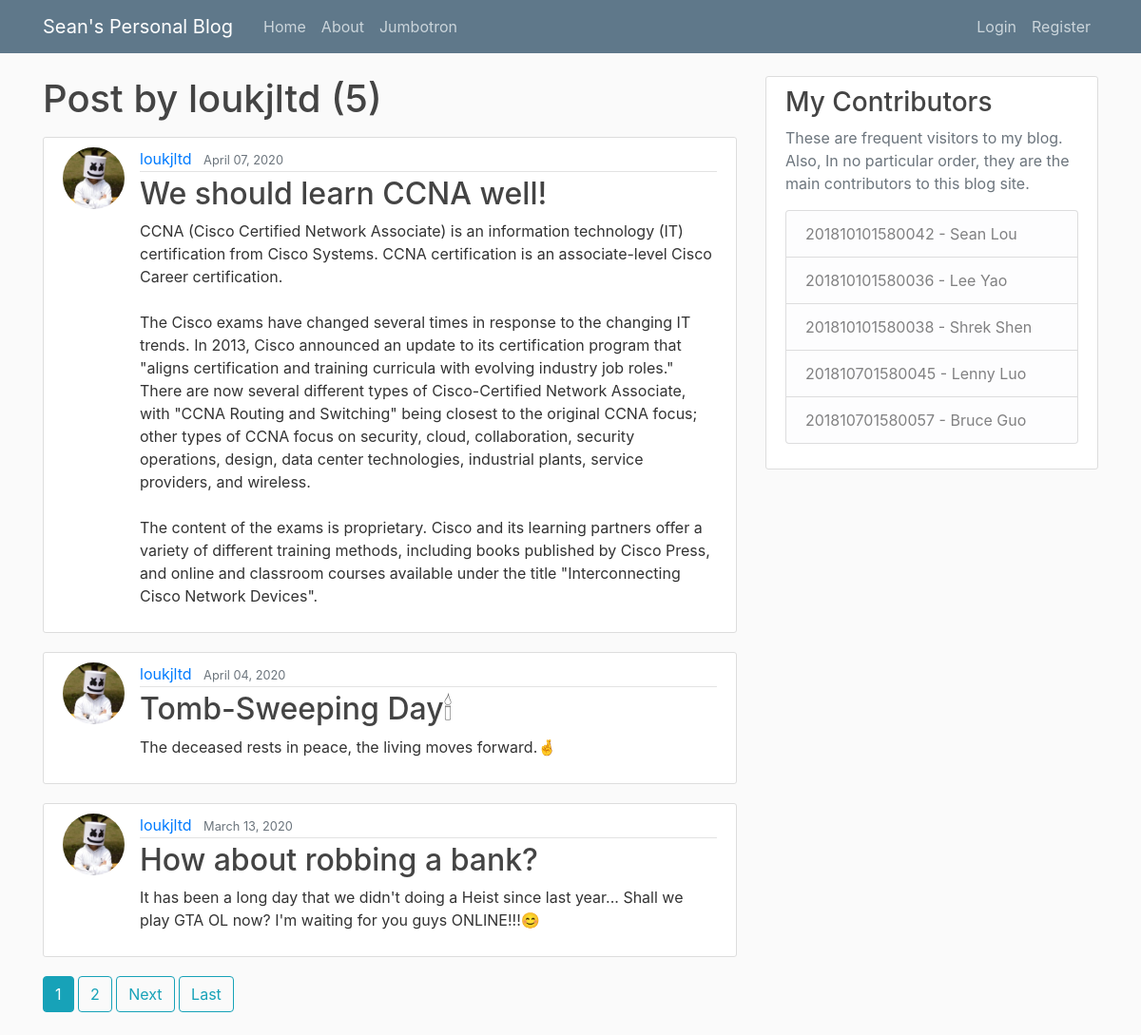
Page /user/loukjltd on the committed database.
### blog/models.py (models this page shows, shortened)
class Post(models.Model):
    title = models.CharField(max_length=100)
    content = models.TextField()
    date_posted = models.DateTimeField(default=timezone.now)
    author = models.ForeignKey(User, on_delete=models.CASCADE)

### users/models.py (models this page shows, shortened)
class Profile(models.Model):
    user = models.OneToOneField(User, on_delete=models.CASCADE)
    image = models.ImageField(default='default.jpg', upload_to='profile_pics')

### blog/views.py (the view)
# urls.py: path('user/<str:username>', UserPostListView.as_view(), name='user-posts'),
class UserPostListView(ListView):
    model = Post
    template_name = 'blog/user_posts.html'
    context_object_name = 'posts'
    paginate_by = 3
    def get_queryset(self):
        user = get_object_or_404(User, username=self.kwargs.get('username'))
        return Post.objects.filter(author=user).order_by('-date_posted')

### blog/templates/blog/user_posts.html (shortened to what this page needs)
{% extends "blog/base.html" %}
{% block content %}
    <h1 class="mb-3">Post by {{ view.kwargs.username }} ({{ page_obj.paginator.count }})</h1>
    {% for post in posts %}
        <article class="media content-section">
          <img class="rounded-circle article-img" src="{{ post.author.profile.image.url }}" alt="...">
          <div class="media-body">
            <div class="article-metadata">
              <a class="mr-2" href="{% url 'user-posts' post.author.username %}">{{ post.author }}</a>
              <small class="text-muted">{{ post.date_posted|date:"F d, Y" }}</small>
            </div>
            <h2><a class="article-title" href="{% url 'post-detail' post.id %}">{{ post.title }}</a></h2>
            <p class="article-content">{{ post.content }}</p>
          </div>
        </article>
    {% endfor %}
    {% if is_paginated %}
        {% for num in page_obj.paginator.page_range %}
            {% if page_obj.number == num %}
              <a class="btn btn-info mb-4" href="?page={{ num }}">{{ num }}</a>
            {% elif num > page_obj.number|add:'-3' and num < page_obj.number|add:'3' %}
              <a class="btn btn-outline-info mb-4" href="?page={{ num }}">{{ num }}</a>
            {% endif %}
        {% endfor %}
        {% if page_obj.has_next %}
            <a class="btn btn-outline-info mb-4" href="?page={{ page_obj.next_page_number }}">Next</a>
            <a class="btn btn-outline-info mb-4" href="?page={{ page_obj.paginator.num_pages }}">Last</a>
        {% endif %}
    {% endif %}
{% endblock content %}

### blog/static/blog/main.css (style rules this page uses)
body { background: #fafafa; color: #333333; margin-top: 5rem; }
h1, h2, h3, h4, h5, h6 { color: #444444; }
.content-section { background: #ffffff; padding: 10px 20px; border: 1px solid #dddddd; border-radius: 3px; margin-bottom: 20px; }
.article-title { color: #444444; }
.article-content { white-space: pre-line; }
.article-img { height: 65px; width: 65px; margin-right: 16px; }
.article-metadata { padding-bottom: 1px; margin-bottom: 4px; border-bottom: 1px solid #e3e3e3 }

### rows in the picture
Post: author.profile.image (picture), author "loukjltd", date_posted "April 07, 2020", title "We should learn CCNA well!", content "CCNA (Cisco Certified Network Associate) is an information technology (IT) certification from Cisco Systems. CCNA certification is an associate-level Cisco Career certification. The Cisco exams have changed several times in response to the changing IT trends. In 2013, Cisco announced an update to its certification program that \"aligns certification and training curricula with evolving industry job roles.\" There are now several different types of Cisco-Certified Network Associate, with \"CCNA Routing and Switching\" being closest to the original CCNA focus; other types of CCNA focus on security, cloud, collaboration, security operations, design, data center technologies, industrial plants,…"
Post: author.profile.image (picture), author "loukjltd", date_posted "April 04, 2020", title "Tomb-Sweeping Day🕯", content "The deceased rests in peace, the living moves forward.🤞"
Post: author.profile.image (picture), author "loukjltd", date_posted "March 13, 2020", title "How about robbing a bank?", content "It has been a long day that we didn't doing a Heist since last year... Shall we play GTA OL now? I'm waiting for you guys ONLINE!!!😊"

### other values in the picture
{{ view.kwargs.username }} "loukjltd"
{{ page_obj.paginator.count }} "5"
{{ num }} "1"
{{ num }} "2"
